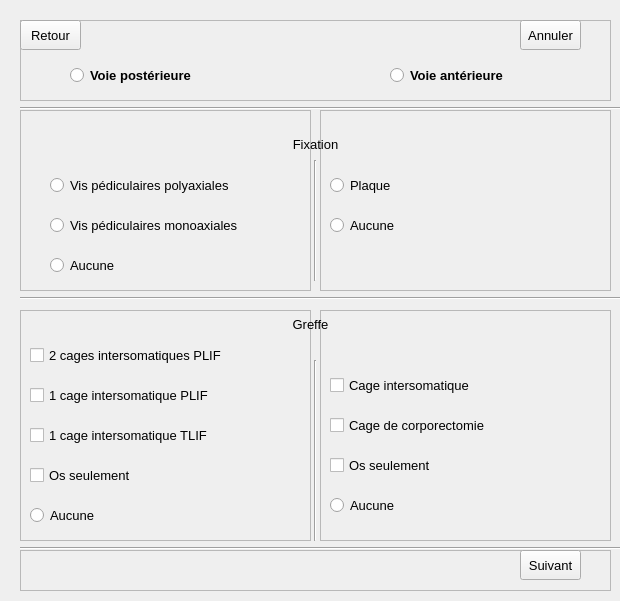
<?xml version="1.0" encoding="UTF-8"?>
<ui version="4.0">
 <class>Frame</class>
 <widget class="QFrame" name="Frame">
  <property name="geometry">
   <rect>
    <x>0</x>
    <y>0</y>
    <width>620</width>
    <height>601</height>
   </rect>
  </property>
  <property name="windowTitle">
   <string>Frame</string>
  </property>
  <widget class="QFrame" name="frame_haut">
   <property name="geometry">
    <rect>
     <x>20</x>
     <y>20</y>
     <width>591</width>
     <height>81</height>
    </rect>
   </property>
   <property name="frameShape">
    <enum>QFrame::StyledPanel</enum>
   </property>
   <property name="frameShadow">
    <enum>QFrame::Raised</enum>
   </property>
   <widget class="QPushButton" name="pushButton_retour">
    <property name="geometry">
     <rect>
      <x>0</x>
      <y>0</y>
      <width>61</width>
      <height>30</height>
     </rect>
    </property>
    <property name="font">
     <font>
      <pointsize>10</pointsize>
      <weight>50</weight>
      <bold>false</bold>
     </font>
    </property>
    <property name="text">
     <string>Retour</string>
    </property>
   </widget>
   <widget class="QPushButton" name="pushButton_annuler">
    <property name="geometry">
     <rect>
      <x>500</x>
      <y>0</y>
      <width>61</width>
      <height>30</height>
     </rect>
    </property>
    <property name="font">
     <font>
      <pointsize>10</pointsize>
      <weight>50</weight>
      <bold>false</bold>
     </font>
    </property>
    <property name="text">
     <string>Annuler</string>
    </property>
   </widget>
   <widget class="QRadioButton" name="radioButton_anterieure">
    <property name="geometry">
     <rect>
      <x>370</x>
      <y>40</y>
      <width>221</width>
      <height>30</height>
     </rect>
    </property>
    <property name="font">
     <font>
      <pointsize>10</pointsize>
      <weight>75</weight>
      <bold>true</bold>
     </font>
    </property>
    <property name="text">
     <string>Voie antérieure</string>
    </property>
   </widget>
   <widget class="QRadioButton" name="radioButton_posterieure">
    <property name="geometry">
     <rect>
      <x>50</x>
      <y>40</y>
      <width>241</width>
      <height>30</height>
     </rect>
    </property>
    <property name="font">
     <font>
      <pointsize>10</pointsize>
      <weight>75</weight>
      <bold>true</bold>
     </font>
    </property>
    <property name="text">
     <string>Voie postérieure</string>
    </property>
   </widget>
  </widget>
  <widget class="QFrame" name="frame_bas">
   <property name="geometry">
    <rect>
     <x>20</x>
     <y>550</y>
     <width>591</width>
     <height>41</height>
    </rect>
   </property>
   <property name="frameShape">
    <enum>QFrame::StyledPanel</enum>
   </property>
   <property name="frameShadow">
    <enum>QFrame::Raised</enum>
   </property>
   <widget class="QPushButton" name="pushButton_suivant">
    <property name="geometry">
     <rect>
      <x>500</x>
      <y>0</y>
      <width>61</width>
      <height>30</height>
     </rect>
    </property>
    <property name="font">
     <font>
      <pointsize>10</pointsize>
      <weight>50</weight>
      <bold>false</bold>
     </font>
    </property>
    <property name="text">
     <string>Suivant</string>
    </property>
   </widget>
  </widget>
  <widget class="QFrame" name="frame_gauche1">
   <property name="geometry">
    <rect>
     <x>20</x>
     <y>110</y>
     <width>291</width>
     <height>181</height>
    </rect>
   </property>
   <property name="frameShape">
    <enum>QFrame::StyledPanel</enum>
   </property>
   <property name="frameShadow">
    <enum>QFrame::Raised</enum>
   </property>
   <widget class="QLabel" name="label_2">
    <property name="geometry">
     <rect>
      <x>303</x>
      <y>80</y>
      <width>211</width>
      <height>30</height>
     </rect>
    </property>
    <property name="font">
     <font>
      <pointsize>10</pointsize>
     </font>
    </property>
    <property name="text">
     <string>&lt;html&gt;&lt;head/&gt;&lt;body&gt;&lt;p align=&quot;center&quot;&gt;Fixation&lt;/p&gt;&lt;/body&gt;&lt;/html&gt;</string>
    </property>
   </widget>
   <widget class="QLabel" name="label_3">
    <property name="geometry">
     <rect>
      <x>280</x>
      <y>270</y>
      <width>261</width>
      <height>30</height>
     </rect>
    </property>
    <property name="font">
     <font>
      <pointsize>10</pointsize>
     </font>
    </property>
    <property name="text">
     <string>&lt;html&gt;&lt;head/&gt;&lt;body&gt;&lt;p align=&quot;center&quot;&gt;Greffe&lt;/p&gt;&lt;/body&gt;&lt;/html&gt;</string>
    </property>
   </widget>
   <widget class="QRadioButton" name="radioButton_plaque">
    <property name="geometry">
     <rect>
      <x>440</x>
      <y>150</y>
      <width>251</width>
      <height>30</height>
     </rect>
    </property>
    <property name="font">
     <font>
      <pointsize>10</pointsize>
     </font>
    </property>
    <property name="text">
     <string>Plaque</string>
    </property>
   </widget>
   <widget class="QRadioButton" name="radioButton_aucune">
    <property name="geometry">
     <rect>
      <x>30</x>
      <y>140</y>
      <width>231</width>
      <height>30</height>
     </rect>
    </property>
    <property name="font">
     <font>
      <pointsize>10</pointsize>
     </font>
    </property>
    <property name="text">
     <string>Aucune</string>
    </property>
   </widget>
   <widget class="QRadioButton" name="radioButton_monoaxiales">
    <property name="geometry">
     <rect>
      <x>30</x>
      <y>100</y>
      <width>231</width>
      <height>30</height>
     </rect>
    </property>
    <property name="font">
     <font>
      <pointsize>10</pointsize>
     </font>
    </property>
    <property name="text">
     <string>Vis pédiculaires monoaxiales</string>
    </property>
   </widget>
   <widget class="QRadioButton" name="radioButton_polyaxiales">
    <property name="geometry">
     <rect>
      <x>30</x>
      <y>60</y>
      <width>231</width>
      <height>30</height>
     </rect>
    </property>
    <property name="font">
     <font>
      <pointsize>10</pointsize>
     </font>
    </property>
    <property name="text">
     <string>Vis pédiculaires polyaxiales</string>
    </property>
   </widget>
  </widget>
  <widget class="QFrame" name="frame_droite1">
   <property name="geometry">
    <rect>
     <x>320</x>
     <y>110</y>
     <width>291</width>
     <height>181</height>
    </rect>
   </property>
   <property name="frameShape">
    <enum>QFrame::StyledPanel</enum>
   </property>
   <property name="frameShadow">
    <enum>QFrame::Raised</enum>
   </property>
   <widget class="QRadioButton" name="radioButton_plaque_2">
    <property name="geometry">
     <rect>
      <x>10</x>
      <y>60</y>
      <width>251</width>
      <height>30</height>
     </rect>
    </property>
    <property name="font">
     <font>
      <pointsize>10</pointsize>
     </font>
    </property>
    <property name="text">
     <string>Plaque</string>
    </property>
   </widget>
   <widget class="QRadioButton" name="radioButton_aucune2">
    <property name="geometry">
     <rect>
      <x>10</x>
      <y>100</y>
      <width>251</width>
      <height>30</height>
     </rect>
    </property>
    <property name="font">
     <font>
      <pointsize>10</pointsize>
     </font>
    </property>
    <property name="text">
     <string>Aucune</string>
    </property>
   </widget>
  </widget>
  <widget class="QFrame" name="frame_gauche2">
   <property name="geometry">
    <rect>
     <x>20</x>
     <y>310</y>
     <width>291</width>
     <height>231</height>
    </rect>
   </property>
   <property name="frameShape">
    <enum>QFrame::StyledPanel</enum>
   </property>
   <property name="frameShadow">
    <enum>QFrame::Raised</enum>
   </property>
   <widget class="QRadioButton" name="radioButton_aucuneGreffe">
    <property name="geometry">
     <rect>
      <x>10</x>
      <y>190</y>
      <width>231</width>
      <height>30</height>
     </rect>
    </property>
    <property name="font">
     <font>
      <pointsize>10</pointsize>
     </font>
    </property>
    <property name="text">
     <string>Aucune</string>
    </property>
   </widget>
   <widget class="QCheckBox" name="checkBox_1plif">
    <property name="geometry">
     <rect>
      <x>10</x>
      <y>70</y>
      <width>231</width>
      <height>30</height>
     </rect>
    </property>
    <property name="font">
     <font>
      <pointsize>10</pointsize>
     </font>
    </property>
    <property name="text">
     <string>1 cage intersomatique PLIF</string>
    </property>
   </widget>
   <widget class="QCheckBox" name="checkBox_os">
    <property name="geometry">
     <rect>
      <x>10</x>
      <y>150</y>
      <width>231</width>
      <height>30</height>
     </rect>
    </property>
    <property name="font">
     <font>
      <pointsize>10</pointsize>
     </font>
    </property>
    <property name="text">
     <string>Os seulement</string>
    </property>
   </widget>
   <widget class="QCheckBox" name="checkBox_2plif">
    <property name="geometry">
     <rect>
      <x>10</x>
      <y>30</y>
      <width>231</width>
      <height>30</height>
     </rect>
    </property>
    <property name="font">
     <font>
      <pointsize>10</pointsize>
     </font>
    </property>
    <property name="text">
     <string>2 cages intersomatiques PLIF</string>
    </property>
   </widget>
   <widget class="QCheckBox" name="checkBox_tlif">
    <property name="geometry">
     <rect>
      <x>10</x>
      <y>110</y>
      <width>231</width>
      <height>30</height>
     </rect>
    </property>
    <property name="font">
     <font>
      <pointsize>10</pointsize>
     </font>
    </property>
    <property name="text">
     <string>1 cage intersomatique TLIF</string>
    </property>
   </widget>
  </widget>
  <widget class="QFrame" name="frame_droite2">
   <property name="geometry">
    <rect>
     <x>320</x>
     <y>310</y>
     <width>291</width>
     <height>231</height>
    </rect>
   </property>
   <property name="frameShape">
    <enum>QFrame::StyledPanel</enum>
   </property>
   <property name="frameShadow">
    <enum>QFrame::Raised</enum>
   </property>
   <widget class="QCheckBox" name="checkBox_os2">
    <property name="geometry">
     <rect>
      <x>10</x>
      <y>140</y>
      <width>251</width>
      <height>30</height>
     </rect>
    </property>
    <property name="font">
     <font>
      <pointsize>10</pointsize>
     </font>
    </property>
    <property name="text">
     <string>Os seulement</string>
    </property>
   </widget>
   <widget class="QRadioButton" name="radioButton_aucuneGreffe2">
    <property name="geometry">
     <rect>
      <x>10</x>
      <y>180</y>
      <width>251</width>
      <height>30</height>
     </rect>
    </property>
    <property name="font">
     <font>
      <pointsize>10</pointsize>
     </font>
    </property>
    <property name="text">
     <string>Aucune</string>
    </property>
   </widget>
   <widget class="QCheckBox" name="checkBox_intersomatique">
    <property name="geometry">
     <rect>
      <x>10</x>
      <y>60</y>
      <width>251</width>
      <height>30</height>
     </rect>
    </property>
    <property name="font">
     <font>
      <pointsize>10</pointsize>
     </font>
    </property>
    <property name="text">
     <string>Cage intersomatique</string>
    </property>
   </widget>
   <widget class="QCheckBox" name="checkBox_corporectomie_2">
    <property name="geometry">
     <rect>
      <x>10</x>
      <y>100</y>
      <width>251</width>
      <height>30</height>
     </rect>
    </property>
    <property name="font">
     <font>
      <pointsize>10</pointsize>
     </font>
    </property>
    <property name="text">
     <string>Cage de corporectomie</string>
    </property>
   </widget>
  </widget>
  <widget class="Line" name="line_3">
   <property name="geometry">
    <rect>
     <x>20</x>
     <y>290</y>
     <width>601</width>
     <height>16</height>
    </rect>
   </property>
   <property name="orientation">
    <enum>Qt::Horizontal</enum>
   </property>
  </widget>
  <widget class="Line" name="line">
   <property name="geometry">
    <rect>
     <x>20</x>
     <y>100</y>
     <width>601</width>
     <height>16</height>
    </rect>
   </property>
   <property name="orientation">
    <enum>Qt::Horizontal</enum>
   </property>
  </widget>
  <widget class="Line" name="line_4">
   <property name="geometry">
    <rect>
     <x>20</x>
     <y>540</y>
     <width>601</width>
     <height>16</height>
    </rect>
   </property>
   <property name="orientation">
    <enum>Qt::Horizontal</enum>
   </property>
  </widget>
  <widget class="Line" name="line_2">
   <property name="geometry">
    <rect>
     <x>305</x>
     <y>160</y>
     <width>20</width>
     <height>121</height>
    </rect>
   </property>
   <property name="orientation">
    <enum>Qt::Vertical</enum>
   </property>
  </widget>
  <widget class="Line" name="line_5">
   <property name="geometry">
    <rect>
     <x>305</x>
     <y>360</y>
     <width>20</width>
     <height>181</height>
    </rect>
   </property>
   <property name="orientation">
    <enum>Qt::Vertical</enum>
   </property>
  </widget>
  <widget class="QLabel" name="label_5">
   <property name="geometry">
    <rect>
     <x>180</x>
     <y>310</y>
     <width>261</width>
     <height>30</height>
    </rect>
   </property>
   <property name="font">
    <font>
     <pointsize>10</pointsize>
    </font>
   </property>
   <property name="text">
    <string>&lt;html&gt;&lt;head/&gt;&lt;body&gt;&lt;p align=&quot;center&quot;&gt;Greffe&lt;/p&gt;&lt;/body&gt;&lt;/html&gt;</string>
   </property>
  </widget>
  <widget class="QLabel" name="label_4">
   <property name="geometry">
    <rect>
     <x>210</x>
     <y>130</y>
     <width>211</width>
     <height>30</height>
    </rect>
   </property>
   <property name="font">
    <font>
     <pointsize>10</pointsize>
    </font>
   </property>
   <property name="text">
    <string>&lt;html&gt;&lt;head/&gt;&lt;body&gt;&lt;p align=&quot;center&quot;&gt;Fixation&lt;/p&gt;&lt;/body&gt;&lt;/html&gt;</string>
   </property>
  </widget>
  <zorder>frame_gauche2</zorder>
  <zorder>frame_droite2</zorder>
  <zorder>frame_gauche1</zorder>
  <zorder>frame_droite1</zorder>
  <zorder>frame_haut</zorder>
  <zorder>frame_bas</zorder>
  <zorder>line_3</zorder>
  <zorder>line</zorder>
  <zorder>line_4</zorder>
  <zorder>line_2</zorder>
  <zorder>line_5</zorder>
  <zorder>label_5</zorder>
  <zorder>label_4</zorder>
 </widget>
 <resources/>
 <connections/>
</ui>
